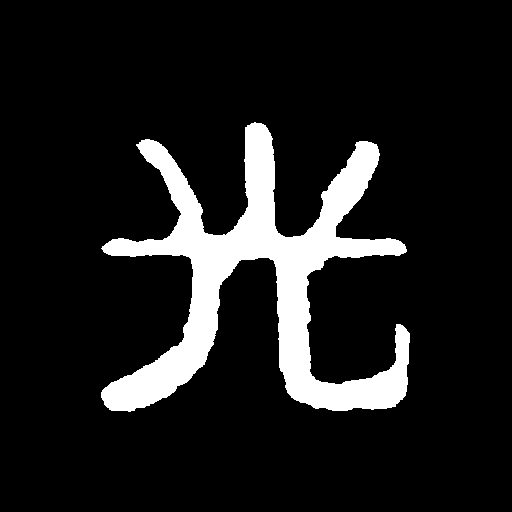
%> input picture 信息光学数字实验室/guang.bmp, 512 x 512 px
$ octave CX13_3.m   (GNU Octave 9; MATLAB toolbox functions it lacks are replaced by stand-ins)
%> lines starting %> are read from the running program, lines starting %| are printed output that depends on the picture
Uo=imread('guang.bmp');          %调入作为物的图像
%> Uo is the input picture: size 512x512x3 uint8; mean R, G, B 29.5, 28.6, 28.6
Uo=double(Uo(:,:,1));            %取第一层，并转为双精度
%> Uo: size 512x512 double
figure,imshow(Uo,[]),title('原始像')
[r,c]=size(Uo);
%> r = 512; c = 512
lamda=6328*10^(-10);k=2*pi/lamda;%赋值波长、波数
zo=0.20;                         %物到全息记录面的距离,单位:米
Lo=5*10^(-3)                     %赋值衍射面(物)的尺寸,单位:米
%= = = = = = = = = = = = = = = = = = = = = = = = = = = = = = = = = =
%用T-FFT算法完成全息图记录过程的计算
xo=linspace(-Lo/2,Lo/2,c);yo=linspace(-Lo/2,Lo/2,r);
%> after `xo=linspace(-Lo/2,Lo/2,c)`: xo = 512 values from -0.0025 to 0.0025
%> after `yo=linspace(-Lo/2,Lo/2,r)`: yo = 512 values from -0.0025 to 0.0025
[xo,yo]=meshgrid(xo,yo);
F0=exp(j*k*zo)/(j*lamda*zo);
F1=exp(j*k/2/zo.*(xo.^2+yo.^2));
fa=fft2(Uo); fF1=fft2(F1);
Fuf=fa.*fF1;
O=F0.*fftshift(ifft2(Fuf));      %在全息记录面上的物光场分布
O=O./max(max(abs(O)));           %将物光的振幅调整到1
I=O.*conj(O);                    %全息记录面上的光强分布
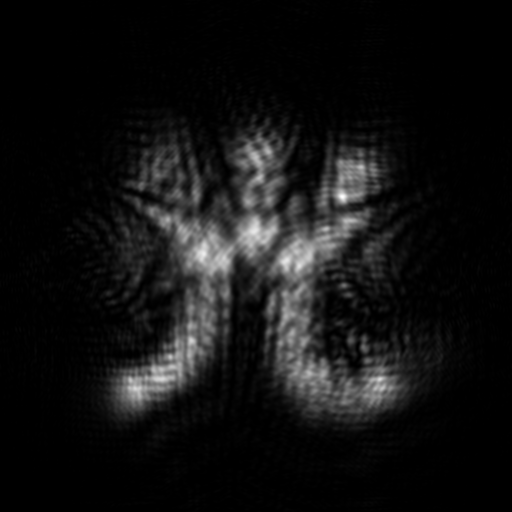
%> I: size 512x512 double; min 3.96e-08, max 1, mean 0.0719
figure,imshow(I,[]),colormap(pink),title('衍射光强')
%下面加入参考光
alpha=pi/2.00;                   %参考光与x轴间的夹角
beita=pi/2.02;                   %参考光与y轴间的夹角
R=exp(j*k*(xo*cos(alpha)+yo*cos(beita))); %参考光
r2xy=R.*conj(R);                 %参考光强
%= = = = = = = = = = = = = = = = = = = = = = = = = = = = = = = = = =
%下面计算参、物光在全息记录面上的干涉,得到全息图
IH=(O+R).*conj(O+R);             %干涉得到全息图IH
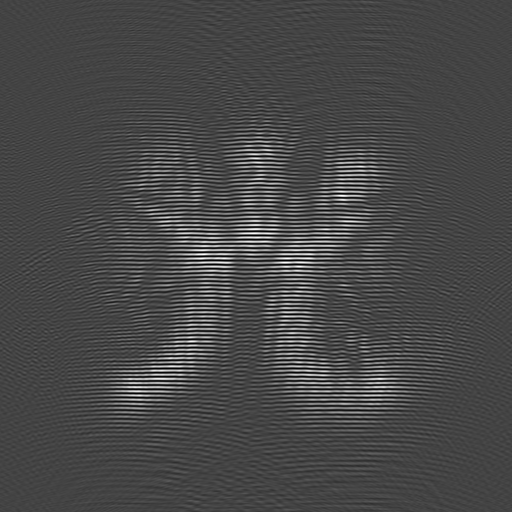
%> IH: size 512x512 double; min 0.00272, max 3.76, mean 1.07; drawn with min black and max white
figure,imshow(IH,[]),title('全息图')
%= = = = = = = = = = = = = = = = = = = = = = = = = = = = = = = = = =
%下面用S-FFT算法再现全息像
zi=0.20;                         %全息图到观察面的距离,单位:米
Li=r*lamda*zi/Lo                 %给出像面的尺寸,单位:米
%> Li = 0.013
x=linspace(-Li/2,Li/2,c);y=linspace(-Li/2,Li/2,r);
%> after `x=linspace(-Li/2,Li/2,c)`: x = 512 values from -0.00648 to 0.00648
%> after `y=linspace(-Li/2,Li/2,r)`: y = 512 values from -0.00648 to 0.00648
[x,y]=meshgrid(x,y);
F0=exp(j*k*zi)/(j*lamda*zi)*exp(j*k/2/zi*(x.^2+y.^2));
F=exp(j*k/2/zi*(xo.^2+yo.^2));   %用T-FFT算法得到的全息图尺寸与物面一致
%= = = = = = = = = = = = = = = = = = = = = = = = = = = = = = = = = = = =
% 先计算不改变成像位置的情况
% 取再现照明光为垂直入射平行光C=1
holo1=Lo/r*Lo/c*fftshift(fft2(IH.*F.*1));holo1=holo1.*F0;
Ii1=holo1.*conj(holo1);
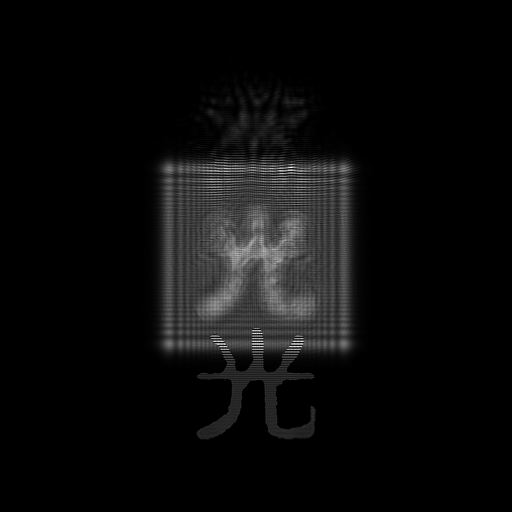
%> Ii1: size 512x512 double; min 1.97e-12, max 4.35, mean 0.195; drawn with min black and max white
figure,imshow(Ii1,[0,max(max(Ii1))./1]),colormap(pink),title('照明光为垂直入射平行光')
%= = = = = = = = = = = = = = = = = = = = = = = = = = = = = = = = = = = =
% 再计算将共轭像移动到观察屏中心
% 取再现照明光为参考光的共轭光C=R*
holo2=Lo/r*Lo/c*fftshift(fft2(IH.*F.*conj(R)));holo2=holo2.*F0;
Ii2=holo2.*conj(holo2);
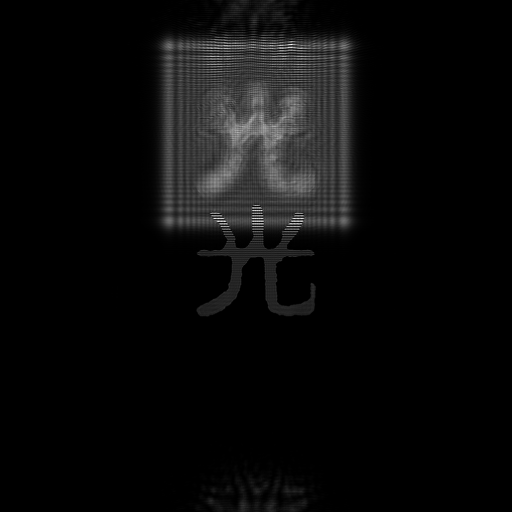
%> Ii2: size 512x512 double; min 1.69e-12, max 4.59, mean 0.195; drawn with min black and max white
figure,imshow(Ii2,[0,max(max(Ii2))./1]),colormap(pink),title('照明光为参考光的共轭光')
%> after `title('照明光为参考光的共轭光')`:
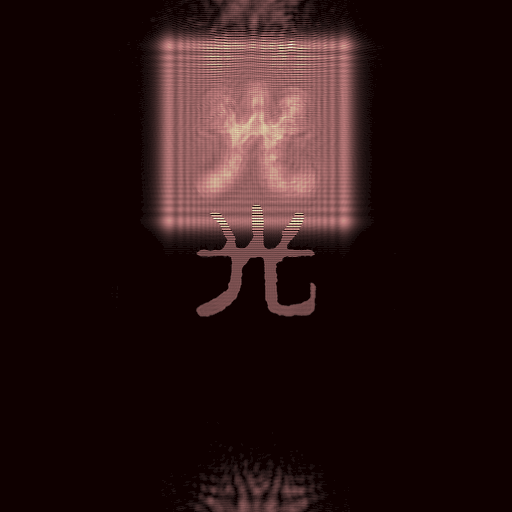
%> displayed picture: size 512x512x3, on the screen's scale of 0 to 255; mean R, G, B 40.1, 18.9, 18.7
%= = = = = = = = = = = = = = = = = = = = = = = = = = = = = = = = = = = =
% 最后计算将原始像移动到观察屏中心
% 取再现照明光为参考光C=R
holo3=Lo/r*Lo/c*fftshift(fft2(IH.*F.*R));holo3=holo3.*F0;
Ii3=holo3.*conj(holo3);
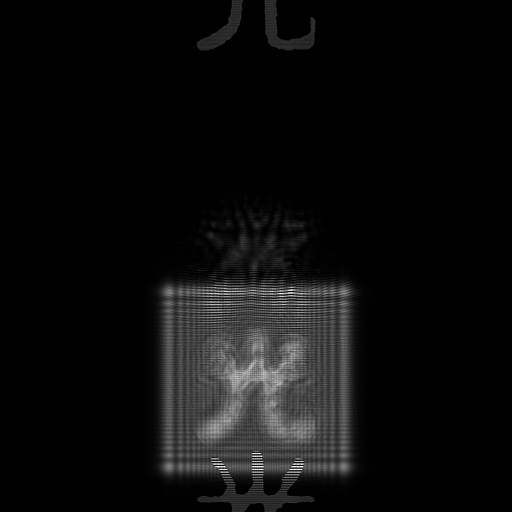
%> Ii3: size 512x512 double; min 2.59e-12, max 3.96, mean 0.195; drawn with min black and max white
figure,imshow(Ii3,[0,max(max(Ii3))./1]),colormap(pink),title('照明光为参考光')
%> after `title('照明光为参考光')`:
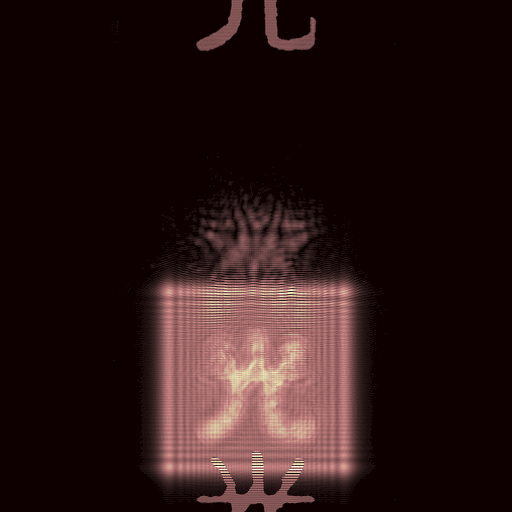
%> displayed picture: size 512x512x3, on the screen's scale of 0 to 255; mean R, G, B 42.1, 20.8, 20.2

$ run again, with 信息光学数字实验室/JTC.bmp copied over 信息光学数字实验室/guang.bmp
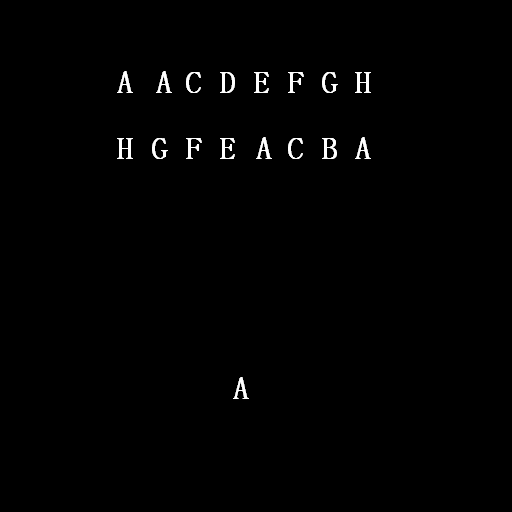
%> input picture 信息光学数字实验室/JTC.bmp, 512 x 512 px
%> Uo is the input picture: size 512x512x3 uint8; min 0, max 255, mean 2.1
%> Uo: size 512x512 double
%> `IH=(O+R).*conj(O+R);`:
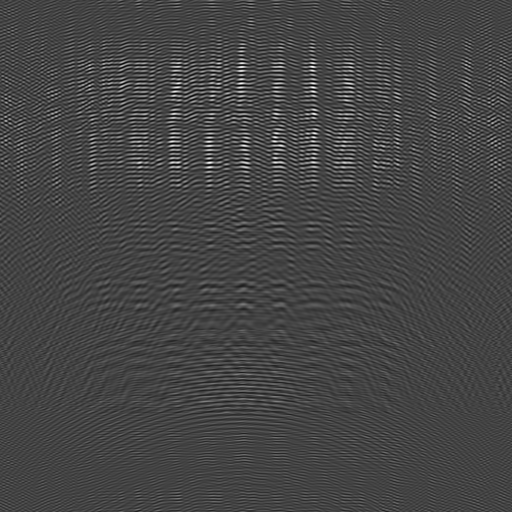
%> IH: size 512x512 double; min 0.00667, max 3.79, mean 1.04; drawn with min black and max white
%> `title('照明光为参考光')`:
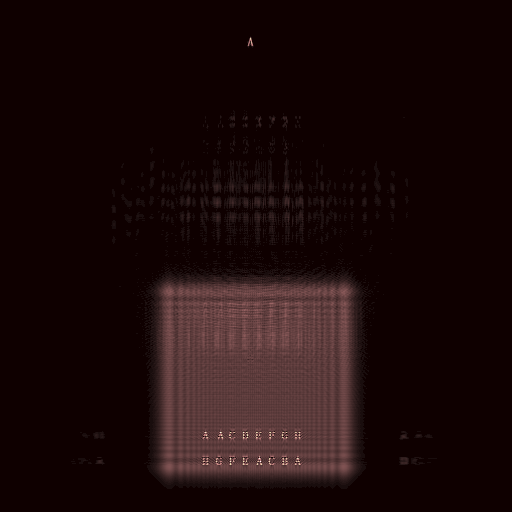
%> displayed picture: size 512x512x3, on the screen's scale of 0 to 255; mean R, G, B 27.6, 10, 10
